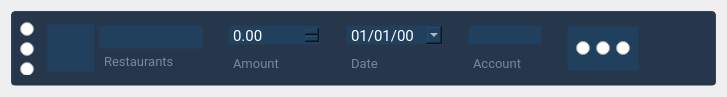
<?xml version="1.0" encoding="UTF-8"?>
<ui version="4.0">
 <class>Transaction</class>
 <widget class="QWidget" name="Transaction">
  <property name="geometry">
   <rect>
    <x>0</x>
    <y>0</y>
    <width>727</width>
    <height>93</height>
   </rect>
  </property>
  <property name="windowTitle">
   <string>Form</string>
  </property>
  <property name="styleSheet">
   <string notr="true">QWidget#content 
{
	background-color: #26374C;
	border: 1px solid #344457;
	border-bottom: 1px solid transparent;
	border-top-left-radius: 4px;
	border-top-right-radius: 4px;
	border-bottom-left-radius: 4px;
	border-bottom-right-radius: 4px;
	margin-left: 0px;
	margin-right: 0px;
}

QWidget#widget_means
{
	background: #21405D;
	border: 1px solid transparent;
	border-top-right-radius: 2px;
	border-bottom-right-radius: 2px;
	border-top-left-radius: 2px;
	border-bottom-left-radius: 2px;
}

QComboBox 
{
	border: 1px solid transparent;
	border-top-right-radius: 2px;
	border-bottom-right-radius: 2px;
	border-top-left-radius: 2px;
	border-bottom-left-radius: 2px;
	padding-left: 5px;
	padding-right: 0px;
	padding-top: 3px;
	padding-bottom: 3px;
	background: #21405D;
	color: rgba(255, 255, 255, 200);
}

QComboBox::hover
{
	border: 1px solid rgba(255, 255, 255, 200);
	border-top-right-radius: 2px;
	border-bottom-right-radius: 2px;
	border-top-left-radius: 2px;
	border-bottom-left-radius: 2px;
	padding-left: 5px;
	padding-right: 3px;
	padding-top: 3px;
	padding-bottom: 3px;
	background: #21405D;
	color: rgba(255, 255, 255, 200);
}

QComboBox::focus
{
	border: 1px solid #0190EA;
	border-top-right-radius: 2px;
	border-bottom-right-radius: 2px;
	border-top-left-radius: 2px;
	border-bottom-left-radius: 2px;
	padding-left: 5px;
	padding-right: 3px;
	padding-top: 3px;
	padding-bottom: 3px;
	background: #21405D;
	color: rgba(255, 255, 255, 200);
}

QComboBox::drop-down
{
	border: 0px;
	background-color: transparent;
}

QComboBox::down-arrow
{
	image: url(:/images/images/expand_more-white-18dp.svg);
	width: 18px;
	height: 18px;
	padding-right: 2px;
	padding-top: 0px;
}


QComboBox::down-arrow:on
{
	image: url(:/images/images/expand_less-white-18dp.svg);
	width: 18px;
	height: 18px;
	padding-right: 2px;
	padding-top: 0px;
}

QComboBox QAbstractItemView
{
	background: #212F41;
	color: white;
	border-top-style: inset;
	border-width: 0px;
	border-radius: 3px;
	border-color: #0190EA;
	selection-background-color: #0190EA;
	padding-top: 5px;
	padding-bottom: 5px;
	padding-left: 2px;
	padding-right: 2px;
	outline: none;
	margin-top: 5px;
}

QComboBox QAbstractItemView::item
{
	min-height: 35px;
}

QComboBox QScollBar:vertical
{
	border: 0px;
	background: transparent;
	width: 10px;
	margin: 1px 1 1px 0;
}

QComboBox QScollBar::handle:vertical
{
	background: #0190EA;
	min-height: 20px;
	border-radius: 0px;
}

QLineEdit
{
	border: 1px solid transparent;
	border-top-left-radius: 2px;
	border-bottom-left-radius: 2px;
	border-top-right-radius: 2px;
	border-bottom-right-radius: 2px;
	padding-top: 1px;
	padding-bottom: 1px;
	padding-left: 2px;
	padding-right: 2px;
	background: #21405D;
	color: white;
	selection-background-color: #0190EA;
}

QLineEdit::focus
{
	border: 1px solid #0190EA;
	border-top-left-radius: 2px;
	border-bottom-left-radius: 2px;
	border-top-right-radius: 2px;
	border-bottom-right-radius: 2px;
	padding-top: 1px;
	padding-bottom: 1px;
	padding-left: 2px;
	padding-right: 2px;
	background: #21405D;
	color: white;
	selection-background-color: #0190EA;
}

QLineEdit::hover
{
	border: 1px solid rgba(255, 255, 255, 200);
	border-top-left-radius: 2px;
	border-bottom-left-radius: 2px;
	border-top-right-radius: 2px;
	border-bottom-right-radius: 2px;
	padding-top: 1px;
	padding-bottom: 1px;
	padding-left: 2px;
	padding-right: 2px;
	background: #21405D;
	color: white;
	selection-background-color: #0190EA;
}

QDoubleSpinBox 
{
	border: 1px solid transparent;
	border-radius: 2px;
	padding-top: 1px;
	padding-bottom: 1px;
	padding-left: 2px;
	padding-right: 0px;
	background: #21405D;
	color: white;
	selection-background-color: #0190EA;
}

QDoubleSpinBox:hover {
	border: 1px solid rgba(255, 255, 255, 200);
	border-radius: 2px;
	padding-top: 1px;
	padding-bottom: 1px;
	padding-left: 2px;
	padding-right: 0px;
	background: #21405D;
	color: white;
	selection-background-color: #0190EA;
}

QDoubleSpinBox:focus {
	border: 1px solid #0190EA;
	border-radius: 2px;
	padding-top: 1px;
	padding-bottom: 1px;
	padding-left: 2px;
	padding-right: 0px;
	background: #21405D;
	color: white;
	selection-background-color: #0190EA;
}

QDoubleSpinBox::up-button {
    subcontrol-origin: border;
    subcontrol-position: top right;
    width: 16px;
	height: 16px;
	padding-right: 0px;
    image: url(:/images/images/arrow_drop_up_white_18dp.svg);
}

QDoubleSpinBox::up-button:hover 
{
    image: url(:/images/images/arrow_drop_up_white_18dp_hover.svg);
}

QDoubleSpinBox::up-button:pressed 
{
    image: url(:/images/images/arrow_drop_up_white_18dp_hover.svg);
}

QDoubleSpinBox::down-button 
{
    subcontrol-origin: border;
    subcontrol-position: bottom right;
    width: 16px;
	height: 16px;
	padding-top: 0px;
    image: url(:/images/images/arrow_drop_down_white_18dp.svg);
}

QDoubleSpinBox::down-button:hover 
{
    image: url(:/images/images/arrow_drop_down_white_18dp_hover.svg);
}

QDoubleSpinBox::down-button:pressed
{
    image: url(:/images/images/arrow_drop_down_white_18dp_hover.svg);
}

QDateEdit
{
	border: 1px solid transparent;
	border-radius: 2px;
	padding-top: 1px;
	padding-bottom: 1px;
	padding-left: 2px;
	padding-right: 8px;
	background: #21405D;
	color: white;
	selection-background-color: #0190EA;
	font-family: &quot;Roboto&quot;;
	font-size: 11pt;
}

QDateEdit:hover
{
	border: 1px solid rgba(255, 255, 255, 200);
	border-radius: 2px;
	padding-top: 1px;
	padding-bottom: 1px;
	padding-left: 2px;
	padding-right: 8px;
	background: #21405D;
	color: white;
	selection-background-color: #0190EA;
}

QDateEdit:focus
{
	border: 1px solid #0190EA;
	border-radius: 2px;
	padding-top: 1px;
	padding-bottom: 1px;
	padding-left: 2px;
	padding-right: 8px;
	background: #21405D;
	color: white;
	selection-background-color: #0190EA;
}

QDateEdit::drop-down 
{
    image: url(:/images/images/today-white-24dp.svg);
    width: 16px;
    height: 16px;
	padding-right: 2px;
    subcontrol-position: right center;
    subcontrol-origin: padding;
    background-color: transparent;
    border: none;
}

QCalendarWidget QToolButton 
{
  	color: white;
  	icon-size: 18px, 18px;
	font: 10pt &quot;Roboto Bold&quot;;
  	background-color: #0190EA;
}

QCalendarWidget QToolButton:hover 
{
  	color: white;
	border: none;
  	icon-size: 18px, 18px;
	font: 10pt &quot;Roboto Bold&quot;;
  	background-color: #0190EA;
}

QCalendarWidget QMenu 
{
  	color: white;
	font: 10pt &quot;Roboto&quot;;
  	background-color: #0190EA;
}

QCalendarWidget QMenu::right-arrow
{ 
	image: none; 
} 

QCalendarWidget QSpinBox
{ 
	font: 10pt &quot;Roboto&quot;;
  	color: white; 
  	background-color: #0190EA; 
  	selection-background-color: #212F41;
  	selection-color: white;
}

QCalendarWidget QSpinBox::up-button 
{ 
    subcontrol-origin: border;
    subcontrol-position: top right;
    width: 18px;
	height: 18px;
    border-image: url(:/images/images/expand_less-white-18dp.svg);
}

QCalendarWidget QSpinBox::down-button 
{
    subcontrol-origin: border;
    subcontrol-position: bottom right;
    width: 18px;
	height: 18px;
    border-image: url(:/images/images/expand_more-white-18dp.svg);	
}

QCalendarWidget QWidget 
{ 
	alternate-background-color: #212F41;
}

QCalendarWidget QAbstractItemView:enabled 
{
	font: 9pt &quot;Roboto&quot;; 
  	color: white;  
  	background-color: #212F41;  
  	selection-background-color: #0190EA; 
	selection-border-radius: 4px; 
  	selection-color: white; 
	outline: none;
}
 
QCalendarWidget QWidget#qt_calendar_navigationbar
{ 
	background-color: #0190EA; 
}

QCalendarWidget QWidget#qt_calendar_prevmonth
{
	qproperty-icon: url(:/images/images/chevron_left-white-18dp.svg);
}

QCalendarWidget QWidget#qt_calendar_nextmonth
{
	qproperty-icon: url(:/images/images/chevron_right-white-18dp.svg);
}

QToolButton
{
	background: transparent;
	border: 0px solid transparent;
}</string>
  </property>
  <layout class="QGridLayout" name="gridLayout">
   <item row="0" column="0">
    <widget class="QWidget" name="content" native="true">
     <property name="maximumSize">
      <size>
       <width>16777215</width>
       <height>75</height>
      </size>
     </property>
     <layout class="QHBoxLayout" name="horizontalLayout">
      <property name="spacing">
       <number>10</number>
      </property>
      <property name="leftMargin">
       <number>0</number>
      </property>
      <property name="topMargin">
       <number>0</number>
      </property>
      <property name="rightMargin">
       <number>20</number>
      </property>
      <property name="bottomMargin">
       <number>0</number>
      </property>
      <item>
       <layout class="QHBoxLayout" name="horizontalLayout_4">
        <property name="spacing">
         <number>4</number>
        </property>
        <item>
         <layout class="QVBoxLayout" name="verticalLayout_7">
          <property name="leftMargin">
           <number>0</number>
          </property>
          <property name="topMargin">
           <number>2</number>
          </property>
          <property name="bottomMargin">
           <number>2</number>
          </property>
          <item>
           <widget class="QWidget" name="widget_type" native="true">
            <layout class="QVBoxLayout" name="verticalLayout">
             <item>
              <widget class="QRadioButton" name="radio_expenses">
               <property name="text">
                <string/>
               </property>
              </widget>
             </item>
             <item>
              <widget class="QRadioButton" name="radio_income">
               <property name="text">
                <string/>
               </property>
              </widget>
             </item>
             <item>
              <widget class="QRadioButton" name="radio_transfer">
               <property name="text">
                <string/>
               </property>
              </widget>
             </item>
            </layout>
           </widget>
          </item>
         </layout>
        </item>
        <item>
         <layout class="QHBoxLayout" name="horizontalLayout_2">
          <item>
           <widget class="QComboBox" name="combo_category">
            <property name="minimumSize">
             <size>
              <width>48</width>
              <height>48</height>
             </size>
            </property>
            <property name="maximumSize">
             <size>
              <width>48</width>
              <height>48</height>
             </size>
            </property>
            <property name="iconSize">
             <size>
              <width>24</width>
              <height>24</height>
             </size>
            </property>
            <item>
             <property name="text">
              <string/>
             </property>
             <property name="icon">
              <iconset resource="../resources/resources.qrc">
               <normaloff>:/images/images/restaurant_white_24dp.svg</normaloff>:/images/images/restaurant_white_24dp.svg</iconset>
             </property>
            </item>
           </widget>
          </item>
          <item>
           <layout class="QVBoxLayout" name="verticalLayout_2">
            <property name="topMargin">
             <number>14</number>
            </property>
            <property name="bottomMargin">
             <number>14</number>
            </property>
            <item>
             <widget class="QLineEdit" name="name">
              <property name="maximumSize">
               <size>
                <width>150</width>
                <height>24</height>
               </size>
              </property>
              <property name="font">
               <font>
                <family>Roboto</family>
                <pointsize>11</pointsize>
               </font>
              </property>
              <property name="text">
               <string/>
              </property>
             </widget>
            </item>
            <item>
             <widget class="QLabel" name="category">
              <property name="maximumSize">
               <size>
                <width>16777215</width>
                <height>17</height>
               </size>
              </property>
              <property name="font">
               <font>
                <family>Roboto</family>
                <pointsize>10</pointsize>
               </font>
              </property>
              <property name="styleSheet">
               <string notr="true">color: #75879B; padding-left: 2px;</string>
              </property>
              <property name="text">
               <string>Restaurants</string>
              </property>
              <property name="wordWrap">
               <bool>true</bool>
              </property>
             </widget>
            </item>
           </layout>
          </item>
         </layout>
        </item>
       </layout>
      </item>
      <item>
       <spacer name="horizontalSpacer">
        <property name="orientation">
         <enum>Qt::Horizontal</enum>
        </property>
        <property name="sizeHint" stdset="0">
         <size>
          <width>40</width>
          <height>20</height>
         </size>
        </property>
       </spacer>
      </item>
      <item>
       <layout class="QVBoxLayout" name="verticalLayout_3">
        <property name="topMargin">
         <number>14</number>
        </property>
        <property name="bottomMargin">
         <number>14</number>
        </property>
        <item>
         <widget class="QDoubleSpinBox" name="doubleSpinBox">
          <property name="maximumSize">
           <size>
            <width>16777215</width>
            <height>24</height>
           </size>
          </property>
          <property name="font">
           <font>
            <family>Roboto</family>
            <pointsize>11</pointsize>
           </font>
          </property>
          <property name="buttonSymbols">
           <enum>QAbstractSpinBox::UpDownArrows</enum>
          </property>
          <property name="accelerated">
           <bool>true</bool>
          </property>
          <property name="showGroupSeparator" stdset="0">
           <bool>true</bool>
          </property>
          <property name="minimum">
           <double>0.000000000000000</double>
          </property>
          <property name="maximum">
           <double>99999.000000000000000</double>
          </property>
          <property name="value">
           <double>0.000000000000000</double>
          </property>
         </widget>
        </item>
        <item>
         <widget class="QLabel" name="label">
          <property name="maximumSize">
           <size>
            <width>16777215</width>
            <height>17</height>
           </size>
          </property>
          <property name="font">
           <font>
            <family>Roboto</family>
            <pointsize>10</pointsize>
           </font>
          </property>
          <property name="styleSheet">
           <string notr="true">color: #75879B; padding-left: 2px;</string>
          </property>
          <property name="text">
           <string>Amount</string>
          </property>
         </widget>
        </item>
       </layout>
      </item>
      <item>
       <spacer name="horizontalSpacer_2">
        <property name="orientation">
         <enum>Qt::Horizontal</enum>
        </property>
        <property name="sizeHint" stdset="0">
         <size>
          <width>40</width>
          <height>20</height>
         </size>
        </property>
       </spacer>
      </item>
      <item>
       <layout class="QVBoxLayout" name="verticalLayout_4">
        <property name="topMargin">
         <number>14</number>
        </property>
        <property name="bottomMargin">
         <number>14</number>
        </property>
        <item>
         <widget class="QDateEdit" name="dateEdit">
          <property name="maximumSize">
           <size>
            <width>16777215</width>
            <height>24</height>
           </size>
          </property>
          <property name="font">
           <font>
            <family>Roboto</family>
            <pointsize>11</pointsize>
           </font>
          </property>
          <property name="showGroupSeparator" stdset="0">
           <bool>false</bool>
          </property>
          <property name="displayFormat">
           <string>dd/MM/yy</string>
          </property>
          <property name="calendarPopup">
           <bool>true</bool>
          </property>
         </widget>
        </item>
        <item>
         <widget class="QLabel" name="label_2">
          <property name="maximumSize">
           <size>
            <width>16777215</width>
            <height>17</height>
           </size>
          </property>
          <property name="font">
           <font>
            <family>Roboto</family>
            <pointsize>10</pointsize>
           </font>
          </property>
          <property name="styleSheet">
           <string notr="true">color: #75879B; padding-left: 2px;</string>
          </property>
          <property name="text">
           <string>Date</string>
          </property>
         </widget>
        </item>
       </layout>
      </item>
      <item>
       <spacer name="horizontalSpacer_3">
        <property name="orientation">
         <enum>Qt::Horizontal</enum>
        </property>
        <property name="sizeHint" stdset="0">
         <size>
          <width>40</width>
          <height>20</height>
         </size>
        </property>
       </spacer>
      </item>
      <item>
       <layout class="QVBoxLayout" name="verticalLayout_5">
        <property name="topMargin">
         <number>14</number>
        </property>
        <property name="bottomMargin">
         <number>14</number>
        </property>
        <item>
         <widget class="QComboBox" name="comboBox">
          <property name="maximumSize">
           <size>
            <width>16777215</width>
            <height>24</height>
           </size>
          </property>
          <property name="font">
           <font>
            <family>Roboto</family>
            <pointsize>11</pointsize>
           </font>
          </property>
          <property name="sizeAdjustPolicy">
           <enum>QComboBox::AdjustToContents</enum>
          </property>
         </widget>
        </item>
        <item>
         <widget class="QLabel" name="label_3">
          <property name="maximumSize">
           <size>
            <width>16777215</width>
            <height>17</height>
           </size>
          </property>
          <property name="font">
           <font>
            <family>Roboto</family>
            <pointsize>10</pointsize>
           </font>
          </property>
          <property name="styleSheet">
           <string notr="true">color: #75879B; padding-left: 2px;</string>
          </property>
          <property name="text">
           <string>Account</string>
          </property>
         </widget>
        </item>
       </layout>
      </item>
      <item>
       <spacer name="horizontalSpacer_4">
        <property name="orientation">
         <enum>Qt::Horizontal</enum>
        </property>
        <property name="sizeHint" stdset="0">
         <size>
          <width>40</width>
          <height>20</height>
         </size>
        </property>
       </spacer>
      </item>
      <item>
       <layout class="QVBoxLayout" name="verticalLayout_6">
        <property name="topMargin">
         <number>15</number>
        </property>
        <property name="bottomMargin">
         <number>15</number>
        </property>
        <item>
         <widget class="QWidget" name="widget_means" native="true">
          <property name="minimumSize">
           <size>
            <width>0</width>
            <height>0</height>
           </size>
          </property>
          <layout class="QHBoxLayout" name="horizontalLayout_3">
           <item>
            <widget class="QRadioButton" name="radioButton_3">
             <property name="text">
              <string/>
             </property>
            </widget>
           </item>
           <item>
            <widget class="QRadioButton" name="radioButton_2">
             <property name="text">
              <string/>
             </property>
            </widget>
           </item>
           <item>
            <widget class="QRadioButton" name="radioButton">
             <property name="text">
              <string/>
             </property>
            </widget>
           </item>
          </layout>
         </widget>
        </item>
       </layout>
      </item>
      <item>
       <spacer name="horizontalSpacer_5">
        <property name="orientation">
         <enum>Qt::Horizontal</enum>
        </property>
        <property name="sizeHint" stdset="0">
         <size>
          <width>40</width>
          <height>20</height>
         </size>
        </property>
       </spacer>
      </item>
      <item>
       <layout class="QVBoxLayout" name="verticalLayout_8">
        <item>
         <widget class="QToolButton" name="notes">
          <property name="minimumSize">
           <size>
            <width>32</width>
            <height>32</height>
           </size>
          </property>
          <property name="maximumSize">
           <size>
            <width>32</width>
            <height>32</height>
           </size>
          </property>
          <property name="text">
           <string/>
          </property>
          <property name="icon">
           <iconset resource="../resources/resources.qrc">
            <normaloff>:/images/images/notes_white_24dp.svg</normaloff>:/images/images/notes_white_24dp.svg</iconset>
          </property>
          <property name="iconSize">
           <size>
            <width>24</width>
            <height>24</height>
           </size>
          </property>
         </widget>
        </item>
       </layout>
      </item>
     </layout>
    </widget>
   </item>
  </layout>
 </widget>
 <resources>
  <include location="../resources/resources.qrc"/>
 </resources>
 <connections/>
</ui>
